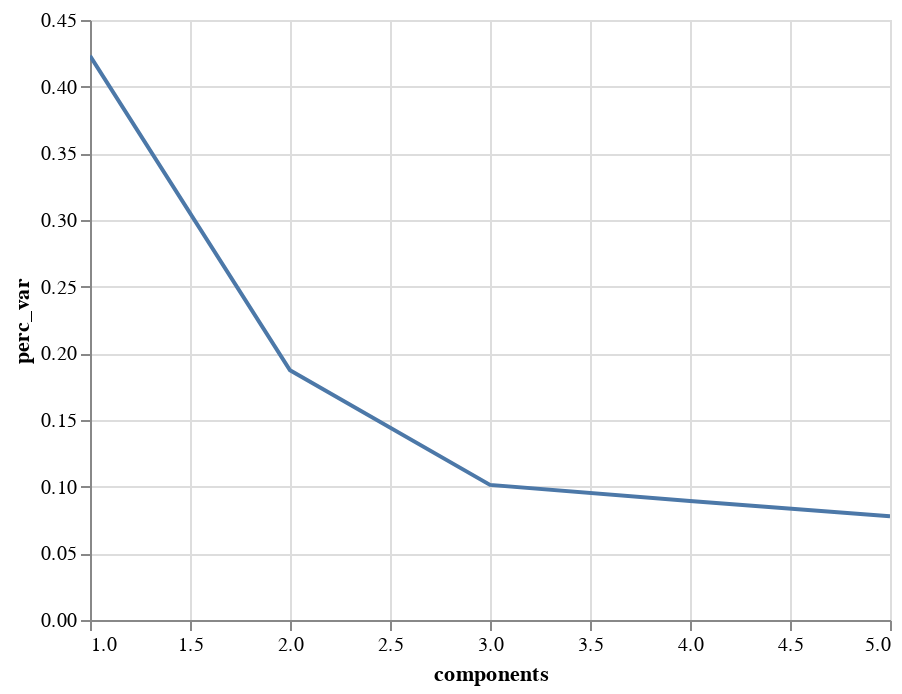

Notebook cell for this chart:
### Code cell
## Create scree plot with altair, elbow at 3
alt.Chart(pc_df).mark_line().encode(x="components",
                                    y="perc_var").interactive()

### Figure 1 — Vega-Lite specification as saved in the notebook (floating-point values rounded to 4 significant figures)
{"config": {"view": {"continuousWidth": 400, "continuousHeight": 300}}, "data": {"name": "data-b4dfcc1c1504e80fafea6dba51942997"}, "mark": "line", "encoding": {"x": {"type": "quantitative", "field": "components"}, "y": {"type": "quantitative", "field": "perc_var"}}, "selection": {"selector001": {"type": "interval", "bind": "scales", "encodings": ["x", "y"]}}, "$schema": "https://vega.github.io/schema/vega-lite/v4.8.1.json", "datasets": {"data-b4dfcc1c1504e80fafea6dba51942997": [{"components": 1, "perc_var": 0.4231}, {"components": 2, "perc_var": 0.1873}, {"components": 3, "perc_var": 0.1013}, {"components": 4, "perc_var": 0.0893}, {"components": 5, "perc_var": 0.07783}]}}
